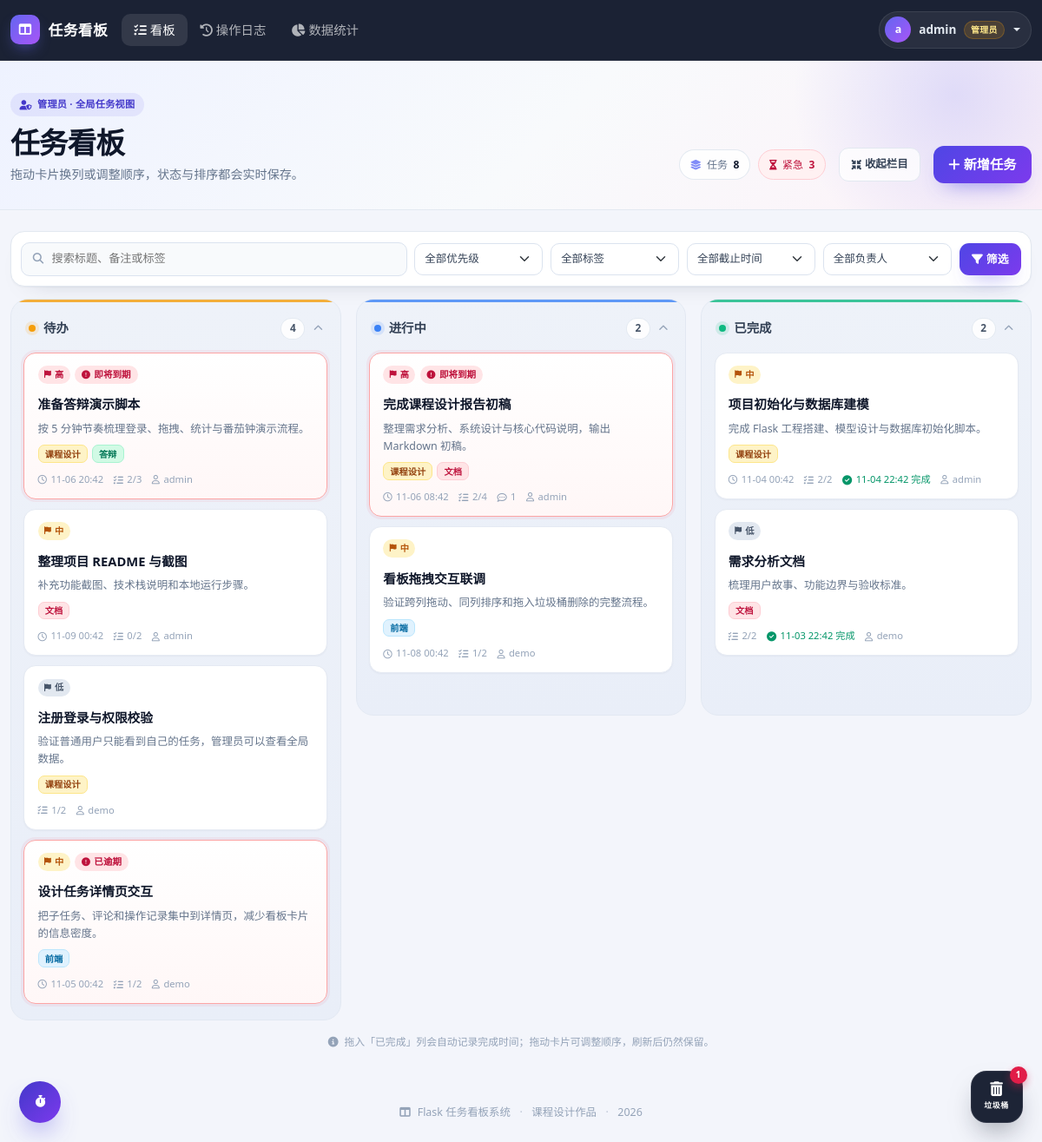
/board (signed in), run on the app's committed database.
### models.py (models this page shows, shortened)
class User(UserMixin, db.Model):
    __tablename__ = 'user'
    id = db.Column(db.Integer, primary_key=True)
    username = db.Column(db.String(20), unique=True, nullable=False)
    password = db.Column(db.String(255), nullable=False)
    is_admin = db.Column(db.Boolean, default=False, nullable=False)
    tasks = db.relationship('Task', backref='owner', lazy=True)

class BoardColumn(db.Model):
    __tablename__ = 'column'
    id = db.Column(db.Integer, primary_key=True)
    name = db.Column(db.String(20), unique=True, nullable=False)
    tasks = db.relationship('Task', backref='column', lazy=True)

class Task(db.Model):
    __tablename__ = 'task'
    id = db.Column(db.Integer, primary_key=True)
    title = db.Column(db.String(100), nullable=False)
    content = db.Column(db.Text, default='')
    column_id = db.Column(db.Integer, db.ForeignKey('column.id'), nullable=False)
    owner_id = db.Column(db.Integer, db.ForeignKey('user.id'), nullable=False)
    deadline = db.Column(db.DateTime)
    create_time = db.Column(db.DateTime, default=datetime.now)
    finish_time = db.Column(db.DateTime)
    priority = db.Column(db.Integer, default=1, nullable=False)
    position = db.Column(db.Integer, default=0, nullable=False)
    is_deleted = db.Column(db.Boolean, default=False, nullable=False)
    deleted_at = db.Column(db.DateTime)
    deleted_by = db.Column(db.String(20))
    tags = db.relationship(
        'Tag',
        secondary=task_tag,
        lazy='selectin',
        order_by='Tag.id',
    )
    subtasks = db.relationship(
        'Subtask',
        backref='task',
        lazy='selectin',
        cascade='all, delete-orphan',
        order_by='Subtask.position',
    )
    comments = db.relationship(
        'TaskComment',
        backref='task',
        lazy='selectin',
        cascade='all, delete-orphan',
        order_by='TaskComment.create_time',
    )
    @property
    def is_done(self):
        return self.column is not None and self.column.name == DONE_COLUMN_NAME
    @property
    def is_urgent(self):
        if not self.deadline or self.is_done:
            return False
        return self.deadline <= datetime.now() + timedelta(hours=24)
    @property
    def deadline_label(self):
        if not self.deadline:
            return ''
        return '已逾期' if self.deadline < datetime.now() else '即将到期'
    @property
    def priority_label(self):
        return PRIORITY_LABELS.get(self.priority, '中')
    @property
    def priority_class(self):
        return PRIORITY_CLASSES.get(self.priority, 'medium')
    @property
    def subtask_total(self):
        return len(self.subtasks)
    @property
    def subtask_done_count(self):
        return sum(1 for subtask in self.subtasks if subtask.is_done)
    @property
    def tag_names(self):
        return ', '.join(tag.name for tag in self.tags)
    @property
    def subtasks_payload(self):
        return [
            {'content': subtask.content, 'is_done': subtask.is_done}
            for subtask in self.subtasks
        ]
    @property
    def comment_count(self):
        return len(self.comments)

class Tag(db.Model):
    __tablename__ = 'tag'
    id = db.Column(db.Integer, primary_key=True)
    name = db.Column(db.String(20), unique=True, nullable=False)
    @property
    def color_index(self):
        return self.id % 6

class Subtask(db.Model):
    __tablename__ = 'subtask'
    id = db.Column(db.Integer, primary_key=True)
    task_id = db.Column(db.Integer, db.ForeignKey('task.id'), nullable=False)
    content = db.Column(db.String(100), nullable=False)
    is_done = db.Column(db.Boolean, default=False, nullable=False)
    position = db.Column(db.Integer, default=0, nullable=False)

### app.py (the view)
@app.route('/board')
@login_required
def board():
    filters = read_board_filters()
    query = apply_task_filters(visible_task_query(), filters)
    tasks = query.order_by(Task.position.asc(), Task.id.asc()).all()
    columns = BoardColumn.query.order_by(BoardColumn.id).all()
    tasks_by_column = {column.id: [] for column in columns}
    for task in tasks:
        tasks_by_column.setdefault(task.column_id, []).append(task)
    has_filters = any(
        [filters['q'], filters['priority'], filters['tag'], filters['deadline'], filters['owner']]
    )
    return render_template(
        'board.html',
        columns=columns,
        tasks_by_column=tasks_by_column,
        total_tasks=len(tasks),
        all_total=visible_task_query().count(),
        urgent_count=count_urgent_tasks(tasks),
        filters=filters,
        has_filters=has_filters,
        available_tags=available_tags(),
        owners=User.query.order_by(User.username).all() if current_user.is_admin else [],
        priorities=PRIORITY_LABELS,
        trash_count=trash_task_query().count(),
    )

### templates/board.html (shortened to what this page needs)
{% extends "base.html" %}
{% block body_class %}board-page{% endblock %}
{% block content %}
<div class="board-hero">
    <div class="container-xxl">
        <div class="board-hero-inner">
            <div class="board-hero-copy">
                <span class="scope-tag">
                    <i class="fas {{ 'fa-user-shield' if current_user.is_admin else 'fa-user' }}"></i>
                    {{ '管理员 · 全局任务视图' if current_user.is_admin else '普通用户 · 我的任务' }}
                </span>
                <h1>任务看板</h1>
                <p>拖动卡片换列或调整顺序，状态与排序都会实时保存。</p>
            </div>
            <div class="board-hero-actions">
                <div class="board-stats">
                    <span class="stat-chip">
                        <i class="fas fa-layer-group"></i>{{ '筛选任务' if has_filters else '任务' }}
                        <strong data-total-count>{{ total_tasks }}</strong>
                    </span>
                    <span class="stat-chip {% if urgent_count %}is-alert{% endif %}" data-urgent-chip>
                        <i class="fas fa-hourglass-half"></i>紧急 <strong>{{ urgent_count }}</strong>
                    </span>
                </div>
                <button type="button" class="btn btn-board-tool" id="toggleAllColumns" title="收起或展开全部栏目">
                    <i class="fas fa-compress-arrows-alt me-1"></i><span>收起栏目</span>
                </button>
                <button type="button" class="btn btn-brand btn-lg" data-bs-toggle="modal" data-bs-target="#createTaskModal">
                    <i class="fas fa-plus me-1"></i>新增任务
                </button>
            </div>
        </div>
    </div>
</div>
<div class="board-area">
    <div class="container-xxl">
        {% include 'components/filter_bar.html' %}
        <div class="board-grid" data-filter-active="{{ 1 if has_filters else 0 }}">
            {% for column in columns %}
                <section class="board-column board-column-{{ loop.index }}" data-column-id="{{ column.id }}">
                    <header class="column-header">
                        <button type="button" class="column-toggle" data-column-toggle aria-expanded="true"
                                aria-label="收起或展开{{ column.name }}栏目">
                            <span class="column-title">
                                <span class="column-dot"></span>{{ column.name }}
                            </span>
                                {% set column_tasks = tasks_by_column[column.id] %}
                            <span class="column-count" data-count-id="{{ column.id }}">{{ tasks_by_column[column.id]|length }}</span>
                            <i class="fas fa-chevron-up column-chevron" aria-hidden="true"></i>
                        </button>
                    </header>
                    <div class="task-list" data-column-id="{{ column.id }}">
                        {% for task in tasks_by_column[column.id] %}
                            {% include 'components/task_card.html' %}
                        {% endfor %}
                    </div>
                </section>
            {% endfor %}
        </div>
        <p class="board-tip">
            <i class="fas fa-circle-info me-1"></i>
            拖入「已完成」列会自动记录完成时间；拖动卡片可调整顺序，刷新后仍然保留。
        </p>
    </div>
</div>
<div class="board-trash" data-trash-dropzone data-trash-count="{{ trash_count }}">
    <a class="board-trash-link" href="{{ url_for('trash') }}" title="打开垃圾桶" aria-label="打开垃圾桶">
        <span class="board-trash-icon"><i class="fas fa-trash-can"></i></span>
        <span class="board-trash-label">垃圾桶</span>
        <span class="board-trash-count" {% if not trash_count %}hidden{% endif %}>{{ trash_count }}</span>
    </a>
</div>
{% endblock %}

### templates/components/navbar.html (shortened to what this page needs)
<nav class="navbar navbar-expand-lg navbar-dark site-navbar sticky-top">
    <div class="container-xxl">
        <a class="navbar-brand" href="{{ url_for('board') if current_user.is_authenticated else url_for('login') }}">
            <span class="brand-icon"><i class="fas fa-table-columns"></i></span>
            <span>任务看板</span>
        </a>
        <div class="collapse navbar-collapse" id="mainNav">
            {% if current_user.is_authenticated %}
                <ul class="navbar-nav me-auto mb-2 mb-lg-0">
                    <li class="nav-item">
                        <a class="nav-link {% if request.endpoint == 'board' %}active{% endif %}" href="{{ url_for('board') }}">
                            <i class="fas fa-list-check me-1"></i>看板
                        </a>
                    </li>
                    <li class="nav-item">
                        <a class="nav-link {% if request.endpoint == 'logs' %}active{% endif %}" href="{{ url_for('logs') }}">
                            <i class="fas fa-clock-rotate-left me-1"></i>操作日志
                        </a>
                    </li>
                    {% if current_user.is_admin %}
                        <li class="nav-item">
                            <a class="nav-link {% if request.endpoint == 'report' %}active{% endif %}" href="{{ url_for('report') }}">
                                <i class="fas fa-chart-pie me-1"></i>数据统计
                            </a>
                        </li>
                    {% endif %}
                </ul>
                <div class="dropdown user-area">
                    <a class="user-chip dropdown-toggle" href="#" role="button" data-bs-toggle="dropdown" aria-expanded="false">
                        <span class="avatar">{{ current_user.username[0] }}</span>
                        <span class="user-name">{{ current_user.username }}</span>
                        {% if current_user.is_admin %}<span class="role-badge">管理员</span>{% endif %}
                    </a>
                </div>
            {% endif %}
        </div>
    </div>
</nav>

### templates/components/task_card.html (shortened to what this page needs)
<article class="task-card task-priority-{{ task.priority_class }}{% if task.is_urgent %} task-urgent{% endif %}"
         data-task-id="{{ task.id }}"
         data-title="{{ task.title }}"
         data-content="{{ task.content }}"
         data-priority="{{ task.priority }}"
         data-tags="{{ task.tag_names }}"
         data-deadline="{{ task.deadline.strftime('%Y-%m-%dT%H:%M') if task.deadline else '' }}"
         data-subtasks='{{ task.subtasks_payload|tojson }}'
         data-edit-url="{{ url_for('edit_task', task_id=task.id) }}"
         aria-labelledby="task-title-{{ task.id }}">
    <div class="task-topline">
        <div class="task-flags">
            <span class="priority-badge priority-{{ task.priority_class }}">
                <i class="fas fa-flag"></i>{{ task.priority_label }}
            </span>
            {% if task.is_urgent %}
                <span class="badge-urgent">
                    <i class="fas fa-circle-exclamation"></i>{{ task.deadline_label }}
                </span>
            {% endif %}
        </div>
    </div>
    <h3 class="task-title" id="task-title-{{ task.id }}">
        <a href="{{ url_for('task_detail', task_id=task.id) }}" class="js-no-drag">{{ task.title }}</a>
    </h3>
    {% if task.content %}
        <p class="task-content">{{ task.content }}</p>
    {% endif %}
    {% if task.tags %}
        <div class="task-tags js-no-drag">
            {% for tag in task.tags %}
                <a class="tag-chip tag-color-{{ tag.color_index }}"
                   href="{{ url_for('board', q=(filters.q or None), priority=(filters.priority or None), deadline=(filters.deadline or None), owner=(filters.owner or None), tag=tag.name) }}">{{ tag.name }}</a>
            {% endfor %}
        </div>
    {% endif %}
    <div class="task-meta">
        {% if task.deadline %}
            <span class="task-deadline">
                <i class="far fa-clock"></i>{{ task.deadline.strftime('%m-%d %H:%M') }}
            </span>
        {% endif %}
        {% if task.subtask_total %}
            <span class="task-subtask">
                <i class="fas fa-list-check"></i>{{ task.subtask_done_count }}/{{ task.subtask_total }}
            </span>
        {% endif %}
        {% if task.comment_count %}
            <a class="task-comment-count js-no-drag"
               href="{{ url_for('task_detail', task_id=task.id) }}#comments">
                <i class="far fa-comment-dots"></i>{{ task.comment_count }}
            </a>
        {% endif %}
        {% if task.is_done and task.finish_time %}
            <span class="task-finish">
                <i class="fas fa-circle-check"></i>{{ task.finish_time.strftime('%m-%d %H:%M') }} 完成
            </span>
        {% endif %}
        {% if current_user.is_admin %}
            <span class="task-owner">
                <i class="far fa-user"></i>{{ task.owner.username }}
            </span>
        {% endif %}
    </div>
</article>

### data on the page
User: username "a", username "admin", is_admin "管理员 · 全局任务视图"
BoardColumn: name "待办", tasks_by_column "4"
Task: priority_label "高", deadline_label "即将到期", title "准备答辩演示脚本", content "按 5 分钟节奏梳理登录、拖拽、统计与番茄钟演示流程。", deadline "11-06 20:42", subtask_done_count "2", subtask_total "3", owner.username "admin"
Tag: name "课程设计"
Tag: name "答辩"
Task: priority_label "中", title "整理项目 README 与截图", content "补充功能截图、技术栈说明和本地运行步骤。", deadline "11-09 00:42", subtask_done_count "0", subtask_total "2", owner.username "admin"
Tag: name "文档"
Task: priority_label "低", title "注册登录与权限校验", content "验证普通用户只能看到自己的任务，管理员可以查看全局数据。", subtask_done_count "1", subtask_total "2", owner.username "demo"
Task: priority_label "中", deadline_label "已逾期", title "设计任务详情页交互", content "把子任务、评论和操作记录集中到详情页，减少看板卡片的信息密度。", deadline "11-05 00:42", subtask_done_count "1", subtask_total "2", owner.username "demo"
Tag: name "前端"
BoardColumn: name "进行中", tasks_by_column "2"
Task: priority_label "高", deadline_label "即将到期", title "完成课程设计报告初稿", content "整理需求分析、系统设计与核心代码说明，输出 Markdown 初稿。", deadline "11-06 08:42", subtask_done_count "2", subtask_total "4", comment_count "1", owner.username "admin"
Task: priority_label "中", title "看板拖拽交互联调", content "验证跨列拖动、同列排序和拖入垃圾桶删除的完整流程。", deadline "11-08 00:42", subtask_done_count "1", subtask_total "2", owner.username "demo"
BoardColumn: name "已完成", tasks_by_column "2"
Task: priority_label "中", title "项目初始化与数据库建模", content "完成 Flask 工程搭建、模型设计与数据库初始化脚本。", deadline "11-04 00:42", subtask_done_count "2", subtask_total "2", finish_time "11-04 22:42", owner.username "admin"
Task: priority_label "低", title "需求分析文档", content "梳理用户故事、功能边界与验收标准。", subtask_done_count "2", subtask_total "2", finish_time "11-03 22:42", owner.username "demo"

### other printed values
{{ '筛选任务' if has_filters else '任务' }} "任务"
{{ total_tasks }} "8"
{{ urgent_count }} "3"
{{ trash_count }} "1"
